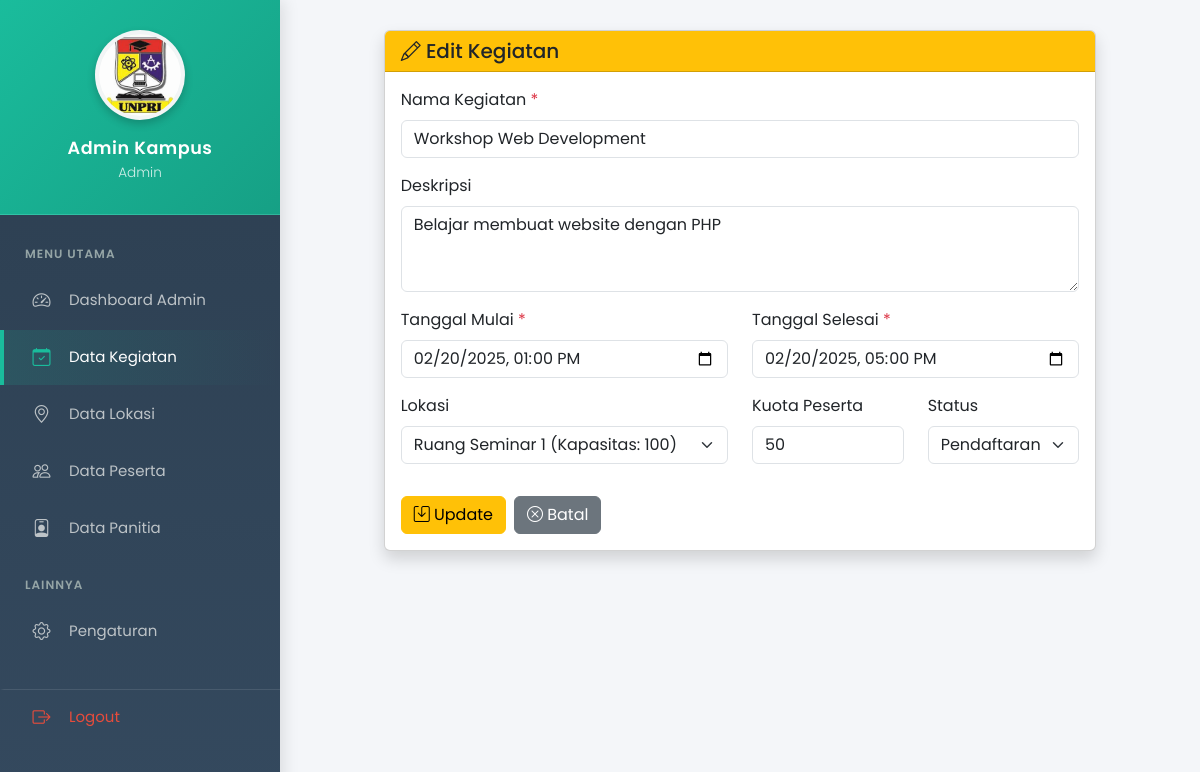
/pages/kegiatan/edit.php?id=2 (signed in), run on the app's committed database.
### tables this page shows
CREATE TABLE `kegiatan` (
  `id_kegiatan` int(11) NOT NULL,
  `nama_kegiatan` varchar(150) NOT NULL,
  `deskripsi` text DEFAULT NULL,
  `tanggal_mulai` datetime NOT NULL,
  `tanggal_selesai` datetime NOT NULL,
  `id_lokasi` int(11) DEFAULT NULL,
  `kuota_peserta` int(11) DEFAULT NULL,
  `status` enum('Pendaftaran','Berlangsung','Selesai') DEFAULT 'Pendaftaran',
  `created_at` timestamp NOT NULL DEFAULT current_timestamp()
);

CREATE TABLE `lokasi` (
  `id_lokasi` int(11) NOT NULL,
  `nama_lokasi` varchar(100) NOT NULL,
  `kapasitas` int(11) DEFAULT NULL,
  `fasilitas` text DEFAULT NULL,
  `created_at` timestamp NOT NULL DEFAULT current_timestamp()
);

### config/database.php (called while the page is built, shortened)
<?php
$conn = mysqli_connect(DB_HOST, DB_USER, DB_PASS, DB_NAME);
mysqli_set_charset($conn, "utf8");
function clean_input($data)
{
    global $conn;
    $data = trim($data);
    $data = stripslashes($data);
    $data = htmlspecialchars($data);
    $data = mysqli_real_escape_string($conn, $data);
    return $data;
}
?>

### pages/kegiatan/edit.php (the view, shortened to what this page needs)
<?php
require_once '../../config/database.php';
$id = clean_input($_GET['id']);
$query = "SELECT * FROM kegiatan WHERE id_kegiatan = '$id'";
$result = mysqli_query($conn, $query);
$data = mysqli_fetch_assoc($result);
$query_lokasi = "SELECT * FROM lokasi ORDER BY nama_lokasi ASC";
$lokasi_result = mysqli_query($conn, $query_lokasi);
?>
<!DOCTYPE html>
<html lang="id">
<head>
    <link href="https://cdn.jsdelivr.net/npm/bootstrap@5.3.0/dist/css/bootstrap.min.css" rel="stylesheet">
    <link rel="stylesheet" href="https://cdn.jsdelivr.net/npm/bootstrap-icons@1.10.0/font/bootstrap-icons.css">
</head>
<body>
    <?php include '../../navbar.php'; ?>
    <div class="container mt-4 mb-5">
        <div class="row justify-content-center">
            <div class="col-md-10">
                <div class="card shadow">
                    <div class="card-header bg-warning">
                        <h5 class="mb-0"><i class="bi bi-pencil"></i> Edit Kegiatan</h5>
                    </div>
                    <div class="card-body">
                        <form method="POST" action="">
                            <div class="row">
                                <div class="col-md-12 mb-3">
                                    <label class="form-label">Nama Kegiatan <span class="text-danger">*</span></label>
                                    <input type="text" name="nama_kegiatan" class="form-control"
                                           value="<?= $data['nama_kegiatan'] ?>" required>
                                </div>
                                <div class="col-md-12 mb-3">
                                    <label class="form-label">Deskripsi</label>
                                    <textarea name="deskripsi" class="form-control" rows="3"><?= $data['deskripsi'] ?></textarea>
                                </div>
                                <div class="col-md-6 mb-3">
                                    <label class="form-label">Tanggal Mulai <span class="text-danger">*</span></label>
                                    <input type="datetime-local" name="tanggal_mulai" class="form-control"
                                           value="<?= date('Y-m-d\TH:i', strtotime($data['tanggal_mulai'])) ?>" required>
                                </div>
                                <div class="col-md-6 mb-3">
                                    <label class="form-label">Tanggal Selesai <span class="text-danger">*</span></label>
                                    <input type="datetime-local" name="tanggal_selesai" class="form-control"
                                           value="<?= date('Y-m-d\TH:i', strtotime($data['tanggal_selesai'])) ?>" required>
                                </div>
                                <div class="col-md-6 mb-3">
                                    <label class="form-label">Lokasi</label>
                                    <select name="id_lokasi" class="form-select">
                                        <?php while ($lokasi = mysqli_fetch_assoc($lokasi_result)): ?>
                                            <option value="<?= $lokasi['id_lokasi'] ?>"
                                                    <?= ($lokasi['id_lokasi'] == $data['id_lokasi']) ? 'selected' : '' ?>>
                                                <?= $lokasi['nama_lokasi'] ?> (Kapasitas: <?= $lokasi['kapasitas'] ?>)
                                            </option>
                                        <?php endwhile; ?>
                                    </select>
                                </div>
                                <div class="col-md-3 mb-3">
                                    <label class="form-label">Kuota Peserta</label>
                                    <input type="number" name="kuota_peserta" class="form-control"
                                           value="<?= $data['kuota_peserta'] ?>" min="1">
                                </div>
                                <div class="col-md-3 mb-3">
                                    <label class="form-label">Status</label>
                                    <select name="status" class="form-select">
                                        <option value="Pendaftaran" <?= ($data['status'] == 'Pendaftaran') ? 'selected' : '' ?>>Pendaftaran</option>
                                    </select>
                                </div>
                            </div>
                            <div class="d-flex gap-2 mt-3">
                                <button type="submit" class="btn btn-warning">
                                    <i class="bi bi-save"></i> Update
                                </button>
                                <a href="index.php" class="btn btn-secondary">
                                    <i class="bi bi-x-circle"></i> Batal
                                </a>
                            </div>
                        </form>
                    </div>
                </div>
            </div>
        </div>
    </div>
</body>
</html>

### css/sidebar.css (style rules this page uses)
body { background-color: #f4f6f9; font-family: 'Poppins', sans-serif; }
.main-content { margin-left: 280px; padding: 30px; transition: 0.3s; }

### navbar.php (style rules this page uses)
@media (min-width: 769px) { body > .container, body > .container-fluid { margin-left: 280px !important; max-width: calc(100% - 280px) !important; padding: 30px !important; } }

### data on the page
kegiatan: nama_kegiatan "Workshop Web Development", deskripsi "Belajar membuat website dengan PHP", tanggal_mulai "02/20/2025 13:00", tanggal_selesai "02/20/2025 17:00", id_lokasi "Ruang Seminar 1 (Kapasitas: 100)", kuota_peserta "50", status "Pendaftaran"

### other printed values
$nama_user "Admin Kampus"
$role "Admin"
